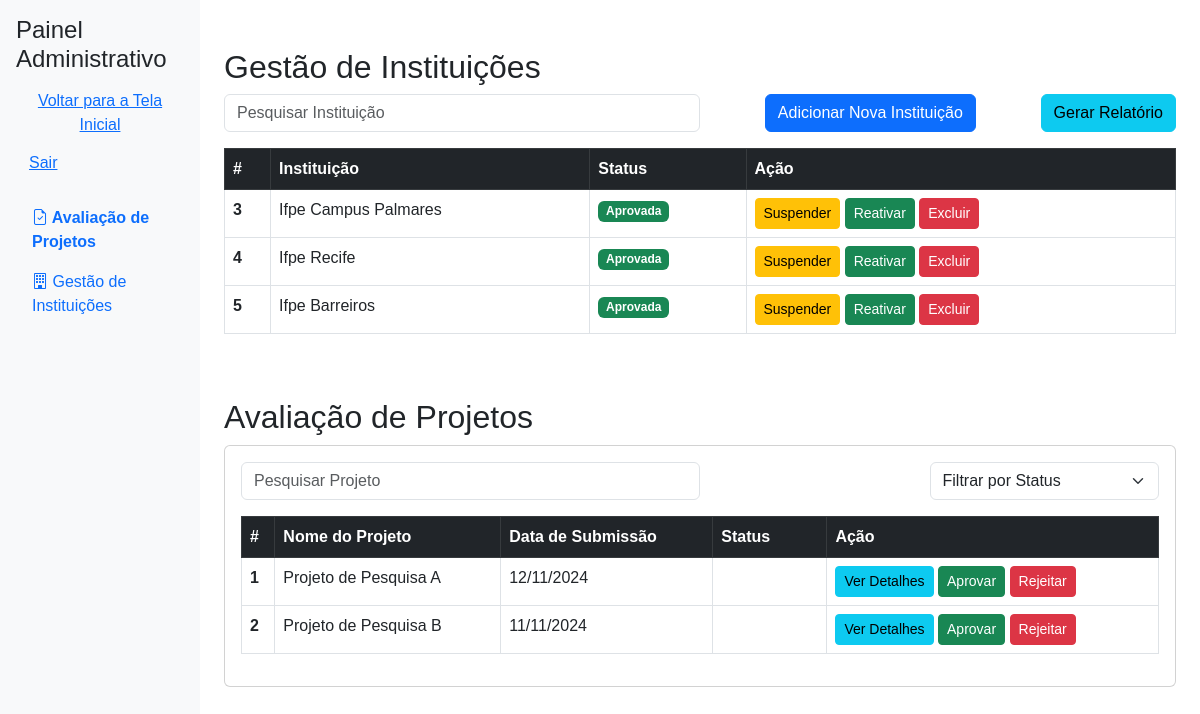
/admin_panel (signed in), run on an earlier commit of the app's database.
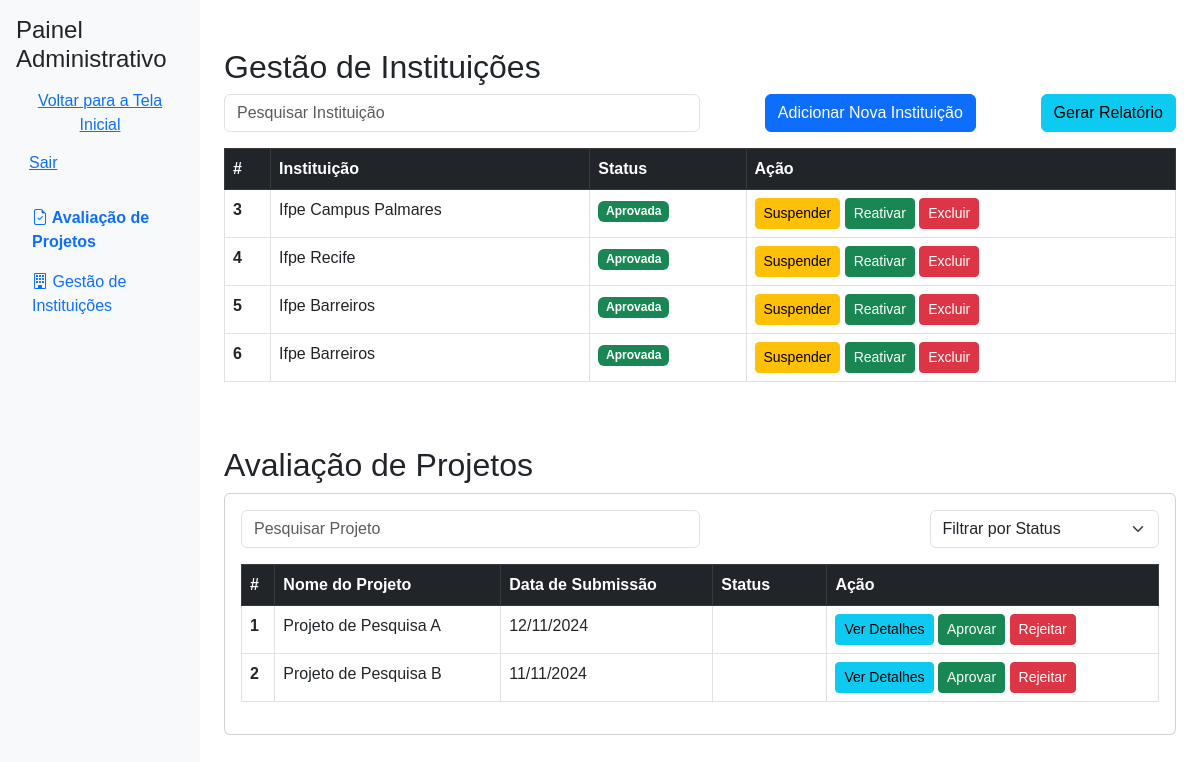
And on a later commit of the database.
### app.py (models this page shows)
class Instituicao(db.Model):
    id = db.Column(db.Integer, primary_key=True)
    nome = db.Column(db.String(150), nullable=False)
    status = db.Column(db.String(50), nullable=False)

class Projeto(db.Model):
    id = db.Column(db.Integer, primary_key=True)
    nome = db.Column(db.String(150), nullable=False)
    data_submissao = db.Column(db.String(10), nullable=False)
    status = db.Column(db.String(50), nullable=False)

### app.py (the view)
@app.route('/admin_panel')
def admin_panel():
    if 'user_id' not in session or session.get('tipo') != 'admin':
        flash("Acesso negado. Faça login como admin.", "danger")
        return redirect(url_for('login'))
    instituicoes = Instituicao.query.all()  # Certifique-se de que há dados no banco
    projetos = Projeto.query.all()
    projetos_pendentes = Projeto.query.filter_by(status='Pendente').count()
    projetos_aprovados = Projeto.query.filter_by(status='Aprovado').count()
    projetos_rejeitados = Projeto.query.filter_by(status='Rejeitado').count()
    return render_template(
        'admin_panel.html',
        instituicoes=instituicoes,
        projetos=projetos,
        projetos_pendentes=projetos_pendentes,
        projetos_aprovados=projetos_aprovados,
        projetos_rejeitados=projetos_rejeitados
    )

### templates/admin_panel.html (shortened to what this page needs)
<!DOCTYPE html>
<html lang="pt-BR">
<head>
    <link href="https://cdn.jsdelivr.net/npm/bootstrap@5.3.0-alpha1/dist/css/bootstrap.min.css" rel="stylesheet">
    <link href="https://cdn.jsdelivr.net/npm/bootstrap-icons/font/bootstrap-icons.css" rel="stylesheet">
</head>
<body>
    <div class="d-flex flex-column flex-md-row">
        <nav class="col-md-3 col-lg-2 d-md-block bg-light sidebar p-3">
            <div class="position-sticky">
                <header>
                    <h2 class="h4">Painel Administrativo</h2>
                    <a href="/" class="btn btn-link">Voltar para a Tela Inicial</a>
                    <a href="/logout" class="btn btn-link">Sair</a>
                </header>
                <ul class="nav flex-column">
                    <li class="nav-item">
                        <a class="nav-link active" href="#avaliacao-conteudo">
                            <i class="bi bi-file-earmark-check"></i> Avaliação de Projetos
                        </a>
                    </li>
                    <li class="nav-item">
                        <a class="nav-link" href="#gestao-instituicoes">
                            <i class="bi bi-building"></i> Gestão de Instituições
                        </a>
                    </li>
                </ul>
            </div>
        </nav>
        <main class="col-md-9 ms-sm-auto col-lg-10 px-4">
            <section id="gestao-instituicoes" class="mt-5">
                <h2>Gestão de Instituições</h2>
                <div class="d-flex justify-content-between mb-3">
                    <input type="text" id="searchInstituicao" class="form-control w-50" placeholder="Pesquisar Instituição">
                    <a href="/adicionar_instituicao" class="btn btn-primary">Adicionar Nova Instituição</a>
                    <button class="btn btn-info" onclick="gerarRelatorio('csv')">Gerar Relatório</button>
                </div>
                <div class="table-responsive mt-3">
                    <table class="table table-bordered table-hover">
                        <thead class="table-dark">
                            <tr>
                                <th>#</th>
                                <th>Instituição</th>
                                <th>Status</th>
                                <th>Ação</th>
                            </tr>
                        </thead>
                        <tbody id="tabelaInstituicoes">
                            {% for instituicao in instituicoes %}
                            <tr id="instituicao-{{ instituicao.id }}">
                                <th>{{ instituicao.id }}</th>
                                <td>{{ instituicao.nome }}</td>
                                <td><span class="badge bg-{{ 'success' if instituicao.status == 'Aprovada' else 'warning' }}">{{ instituicao.status }}</span></td>
                                <td>
                                    <button class="btn btn-warning btn-sm" onclick="suspenderInstituicao({{ instituicao.id }})">Suspender</button>
                                    <button class="btn btn-success btn-sm" onclick="reativarInstituicao({{ instituicao.id }})">Reativar</button>
                                    <button class="btn btn-danger btn-sm" onclick="confirmarExclusao({{ instituicao.id }}, '{{ instituicao.nome }}')">Excluir</button>
                                </td>
                            </tr>
                            {% endfor %}
                        </tbody>
                    </table>
                </div>
            </section>
            <section id="avaliacao-conteudo" class="mt-5">
                <h2>Avaliação de Projetos</h2>
                <div class="card">
                    <div class="card-body">
                        <div class="d-flex justify-content-between">
                            <input type="text" id="searchProjeto" class="form-control w-50" placeholder="Pesquisar Projeto">
                            <select id="filterInstituicaoStatus" class="form-select w-25">
                                <option value="">Filtrar por Status</option>
                            </select>
                        </div>
                        <div class="table-responsive mt-3">
                            <table class="table table-bordered table-hover">
                                <thead class="table-dark">
                                    <tr>
                                        <th>#</th>
                                        <th>Nome do Projeto</th>
                                        <th>Data de Submissão</th>
                                        <th>Status</th>
                                        <th>Ação</th>
                                    </tr>
                                </thead>
                                <tbody id="tabelaProjetos">
                                    {% for projeto in projetos %}
                                    <tr>
                                        <th>{{ projeto.id }}</th>
                                        <td>{{ projeto.nome }}</td>
                                        <td>{{ projeto.data_submissao }}</td>
                                        <td><span class="badge bg-{{ 'warning' if projeto.status == 'Pendente' else projeto.status | lower }}">{{ projeto.status }}</span></td>
                                        <td>
                                            <button class="btn btn-info btn-sm" onclick="abrirModalProjeto({{ projeto.id }}, '{{ projeto.nome }}', '{{ projeto.data_submissao }}', '{{ projeto.status }}', 'Descrição do projeto aqui')">
                                                Ver Detalhes
                                            </button>
                                            <button class="btn btn-success btn-sm" onclick="aprovarProjeto({{ projeto.id }})">Aprovar</button>
                                            <button class="btn btn-danger btn-sm" onclick="rejeitarProjeto({{ projeto.id }})">Rejeitar</button>
                                        </td>
                                    </tr>
                                    {% endfor %}
                                </tbody>
                            </table>
                        </div>
                    </div>
                </div>
            </section>
        </main>
    </div>
</body>
</html>

### templates/admin_panel.html (style rules this page uses)
body { font-family: Arial, sans-serif; }
.sidebar { height: 100vh; position: sticky; top: 0; }
.sidebar header { margin-bottom: 1rem; }
.sidebar .nav-link.active { font-weight: bold; color: #0d6efd; }

What changed in the data, as far as the page shows it:
added Instituicao: id "6", nome "Ifpe Barreiros", status "Aprovada"
